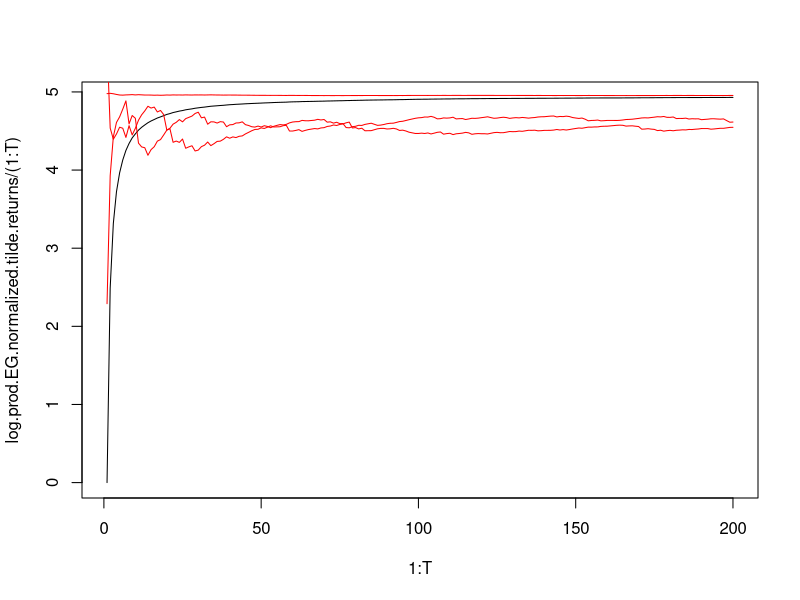

Write the R code that produced this figure.
# Function implementing EG eta update algorithm after normalizing so max(X[,t])\[Congruent]1.
# Keyed to Helmbold, Schapire, et. al. paper.
# EG eta for growth of fortune in an evolving portfolio on n investments
# Goal: Approximately match max with respect to u of product u\[Bullet]X[,1] ... u\[Bullet]X[,T].
# This goal is best with hindsight of the earnings of all constant rebalanced portfolios.
# X is matrix of price relatives. We will automatically redefine X[i,1]=1 to begin with.
EG.revised=function(n.by.T.matrix.of.price.relatives){
  X=n.by.T.matrix.of.price.relatives
  n=length(X[,1])
  T=length(X[1,])
  alpha=((n^2)*log(n)/(8*T))^(1/4)
  eta=sqrt(8*(alpha^2)*log(n)/((n^2)*T))
  print(c(n,T))
  print(c(alpha,eta))
  m=apply(X,2,max)
  normalize=function(v){v/max(v)}
  X.normalized=apply(X,2,normalize)
  X.normalized.tilde=(1-alpha/n)*X.normalized+(alpha/n)
  log.prod.X=log(X)
  log.prod.EG.normalized.tilde.returns=rep(0,T)
  P.normalized.tilde=X
  P.normalized.tilde[,1]=rep(1/n,n)
  for(t in 1:(T-1)){
    P.normalized.tilde[,t+1]=P.normalized.tilde[,t]*exp(eta*X.normalized.tilde[,t]/(P.normalized.tilde[,t]%*%X.normalized.tilde[,t]))
    P.normalized.tilde[,t+1]=P.normalized.tilde[,t+1]/sum(P.normalized.tilde[,t+1])
    P.normalized.tilde[,t+1]=(1-alpha)*P.normalized.tilde[,t+1]+alpha/n
    log.prod.X[,t+1]=log.prod.X[,t]+log(X[,t+1])
    log.prod.EG.normalized.tilde.returns[t+1]=log.prod.EG.normalized.tilde.returns[t]+log(P.normalized.tilde[,t+1]%*%X[,t+1])
  }
  print(P.normalized.tilde)
  
  print(log.prod.EG.normalized.tilde.returns[T]/T)
  print(log.prod.X[,T]/T)
  plot(1:T,log.prod.EG.normalized.tilde.returns/(1:T), type="l") 
  for(i in 1:n){lines(1:T,log.prod.X[i,]/(1:T),type="l",col="red")}  } 

Xa1=runif(200)
Xa2=1-Xa1^0.8
Xa3=.5*Xa1+.5*Xa2
Xa=rbind(Xa1,Xa2,Xa3)*300 
EG.revised(Xa)